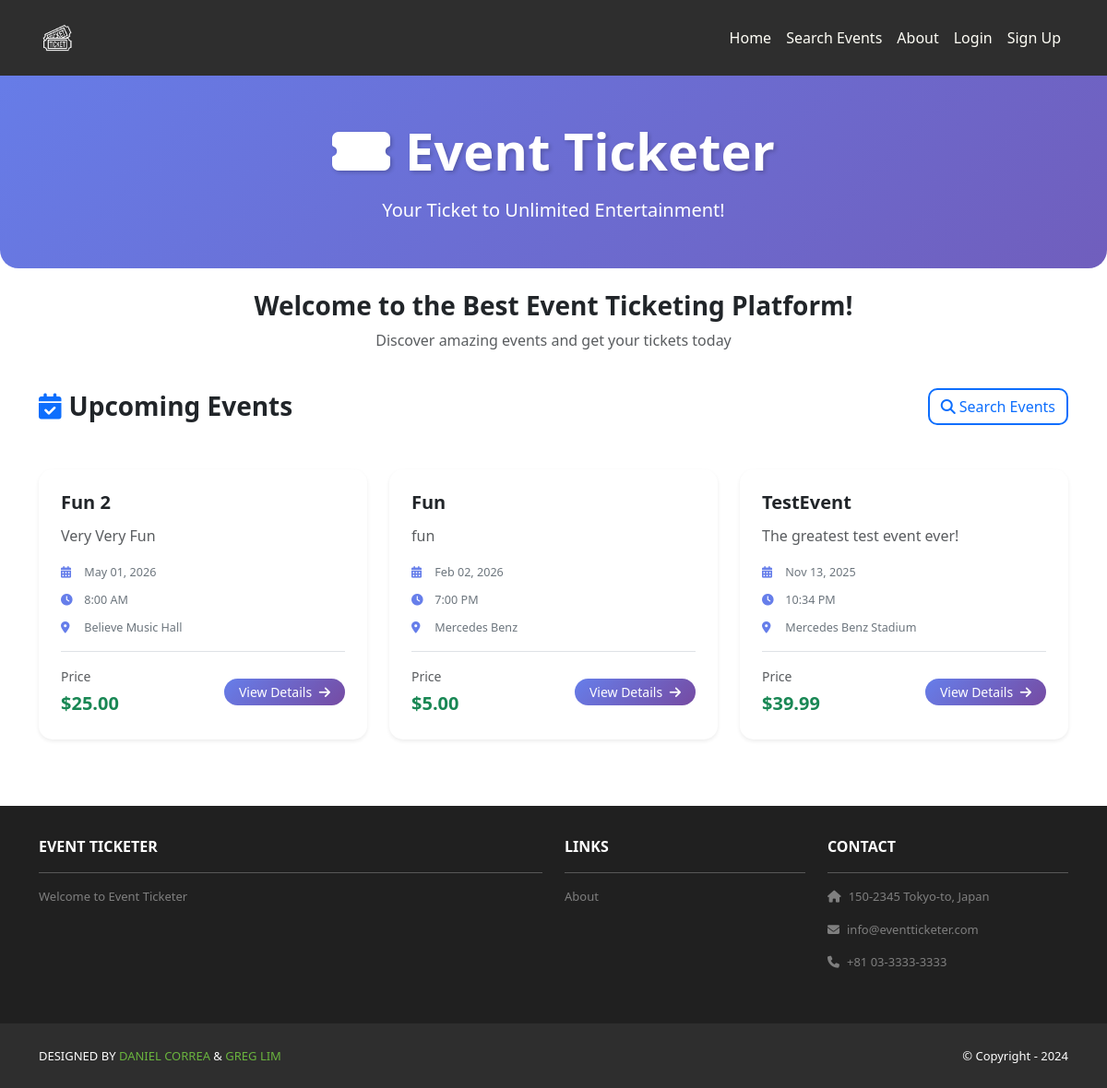
The app's page /, older data.
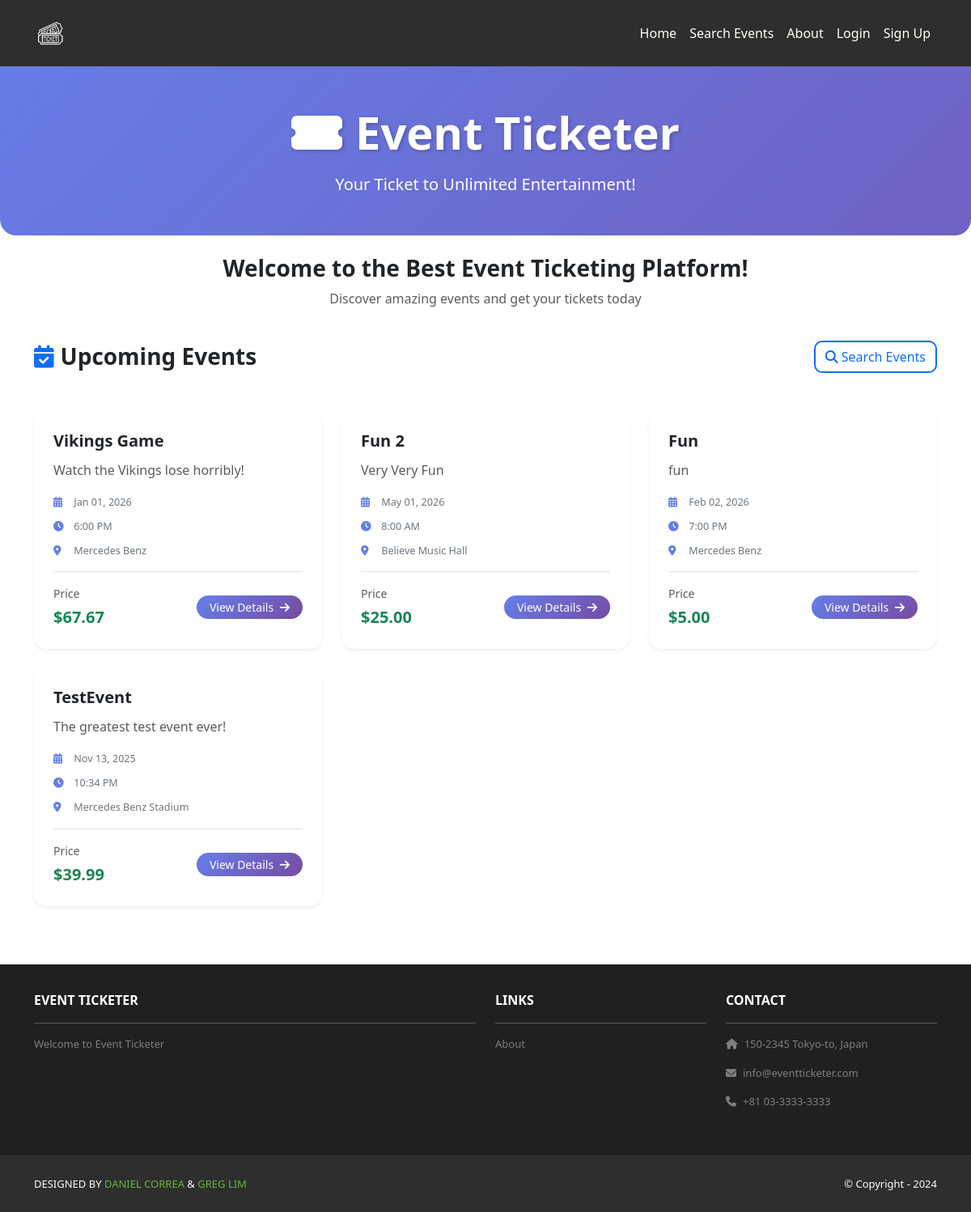
The same page, newer data.
### home/models.py (models this page shows, shortened)
class Event(models.Model):
    title = models.CharField(max_length=200)
    description = models.TextField()
    date = models.DateField()
    time = models.TimeField()
    venue = models.CharField(max_length=300)
    latitude = models.DecimalField(max_digits=9, decimal_places=6, null=True, blank=True)
    longitude = models.DecimalField(max_digits=9, decimal_places=6, null=True, blank=True)
    ticket_price = models.DecimalField(max_digits=10, decimal_places=2)
    ticket_availability = models.PositiveIntegerField()
    organizer = models.ForeignKey(User, on_delete=models.CASCADE, related_name='organized_events')
    created_at = models.DateTimeField(auto_now_add=True)
    updated_at = models.DateTimeField(auto_now=True)
    is_published = models.BooleanField(default=True)
    class Meta:
        ordering = ['-created_at']

### home/views.py (the view)
# urls.py: path('', views.index, name='home.index'),
def index(request):
    template_data = {}
    template_data['title'] = 'Event Ticketer'
    events = Event.objects.filter(is_published=True)
    name_filter = request.GET.get('name', '').strip()
    price_min = request.GET.get('price_min', '').strip()
    price_max = request.GET.get('price_max', '').strip()
    location_filter = request.GET.get('location', '').strip()
    if name_filter:
        events = events.filter(title__icontains=name_filter)
    if price_min:
        try:
            price_min_decimal = Decimal(price_min)
            events = events.filter(ticket_price__gte=price_min_decimal)
        except (InvalidOperation, ValueError):
            pass  # Invalid price_min value, ignore filter
    if price_max:
        try:
            price_max_decimal = Decimal(price_max)
            events = events.filter(ticket_price__lte=price_max_decimal)
        except (InvalidOperation, ValueError):
            pass  # Invalid price_max value, ignore filter
    if location_filter:
        events = events.filter(venue__icontains=location_filter)
    events = events.order_by('-created_at')
    return render(request, 'home/index.html', {
        'template_data': template_data,
        'events': events,
        'current_filters': {
            'name': name_filter,
            'price_min': price_min,
            'price_max': price_max,
            'location': location_filter,
        }
    })

### home/templates/home/index.html (shortened to what this page needs)
{% extends 'base.html' %}
{% load static %}
{% block content %}
<header class="masthead bg-index text-white text-center py-5 mb-4">
  <div class="container">
    <div class="row">
      <div class="col-lg-8 mx-auto">
        <h1 class="display-4 fw-bold mb-3" style="text-shadow: 2px 2px 4px rgba(0, 0, 0, 0.2);">
          <i class="fas fa-ticket-alt me-3"></i>Event Ticketer
        </h1>
        <p class="lead mb-0">Your Ticket to Unlimited Entertainment!</p>
      </div>
    </div>
  </div>
</header>
<div class="container mb-5">
    <div class="row">
      <div class="col-lg-8 mx-auto text-center mb-4">
        <h3 class="fw-semibold mb-2">Welcome to the Best Event Ticketing Platform!</h3>
        <p class="text-muted">Discover amazing events and get your tickets today</p>
      </div>
    </div>
    {% if events %}
    <div class="row">
      <div class="col-12 mb-4">
        <div class="d-flex justify-content-between align-items-center mb-4">
          <h3 class="fw-bold mb-0">
            <i class="fas fa-calendar-check me-2 text-primary"></i>Upcoming Events
          </h3>
          <a href="{% url 'home.events_search' %}" class="btn btn-outline-primary">
            <i class="fas fa-search me-1"></i>Search Events
          </a>
        </div>
      </div>
      {% for event in events %}
      <div class="col-md-6 col-lg-4 mb-4">
        <div class="card h-100 shadow-sm event-card">
          <div class="card-body">
            <h5 class="card-title">{{ event.title }}</h5>
            <p class="card-text text-muted">{{ event.description|truncatewords:15 }}</p>
            <div class="event-info mb-2">
              <small>
                <i class="fas fa-calendar-alt me-1"></i>
                {{ event.date|date:"M d, Y" }}
              </small>
            </div>
            <div class="event-info mb-2">
              <small>
                <i class="fas fa-clock me-1"></i>
                {{ event.time|time:"g:i A" }}
              </small>
            </div>
            <div class="event-info mb-2">
              <small>
                <i class="fas fa-map-marker-alt me-1"></i>
                {{ event.venue|truncatewords:5 }}
              </small>
            </div>
            <div class="d-flex justify-content-between align-items-center mt-3 pt-3 border-top">
              <div>
                <span class="text-muted small d-block mb-1">Price</span>
                <span class="text-success fw-bold fs-5">${{ event.ticket_price }}</span>
              </div>
              <a href="{% url 'home.event_detail' event.id %}" class="btn btn-sm btn-primary rounded-pill px-3">
                View Details <i class="fas fa-arrow-right ms-1"></i>
              </a>
            </div>
          </div>
        </div>
      </div>
      {% endfor %}
    </div>
    {% endif %}
</div>
{% endblock content %}

Row changes from the older to the newer data that the page shows:
added Event: title "Vikings Game", description "Watch the Vikings lose horribly!", date "Jan 01, 2026", time "6:00 PM", venue "Mercedes Benz", ticket_price "67.67"
